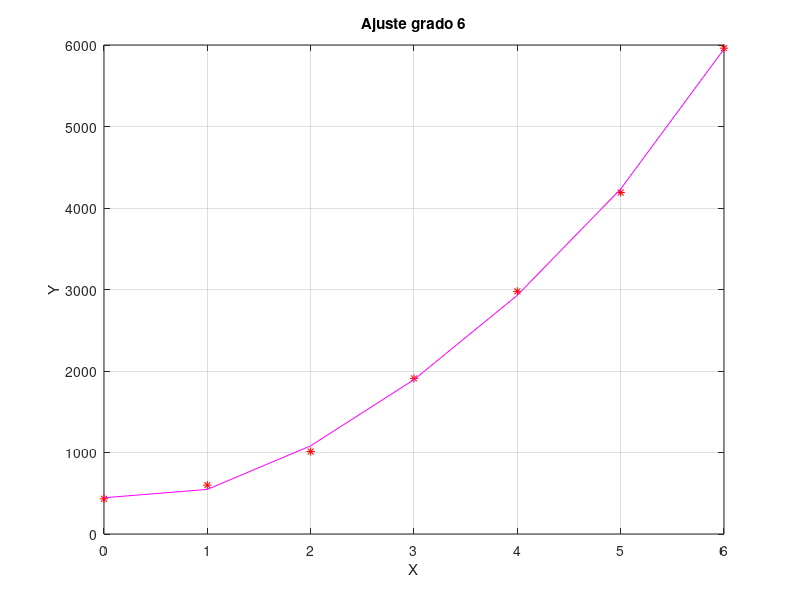
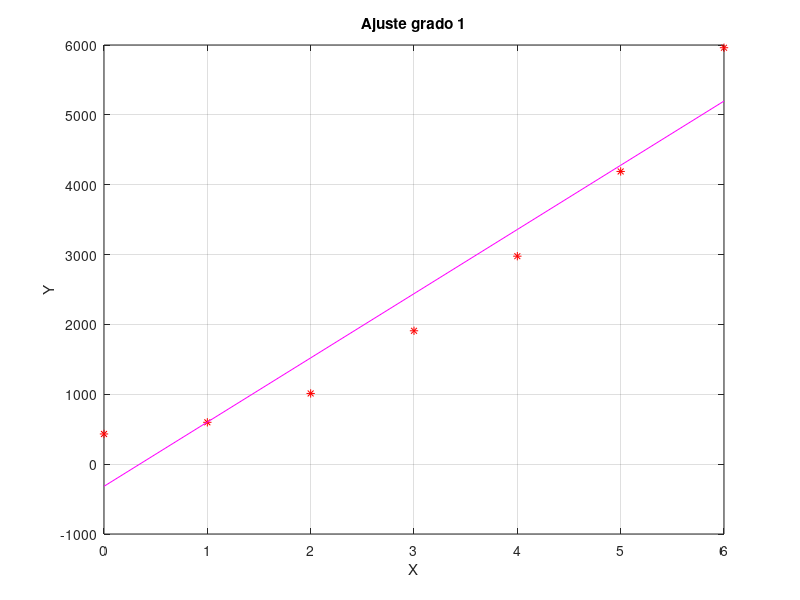
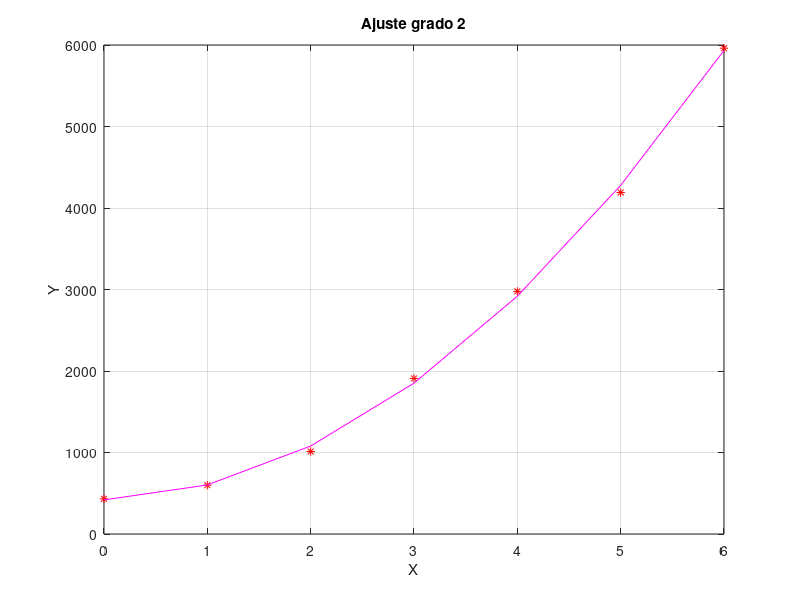
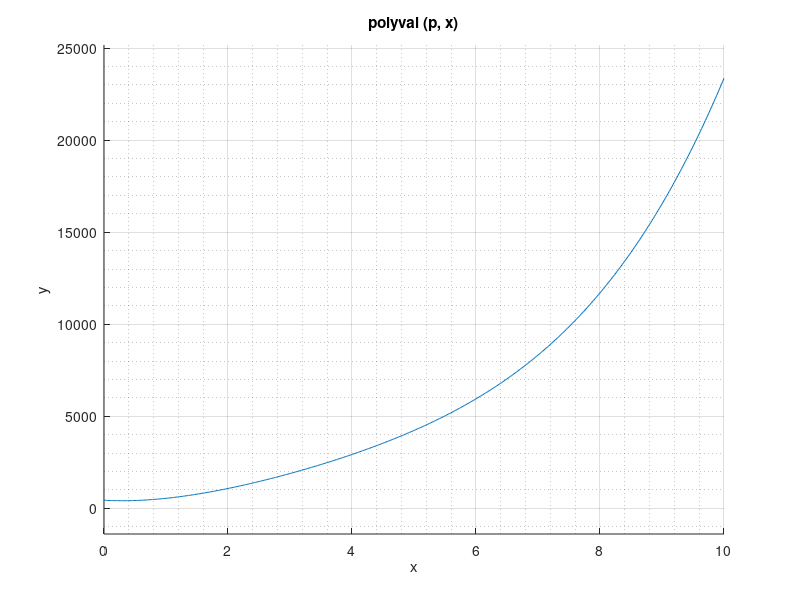

The MATLAB source for these figures, in order:
# Aproximacion por minimos cuadrados.
# Ej9TP05MC
clear all
clf
clc

 x = [0 1 2 3 4 5 6]
 y = [432 599 1012 1909 2977 4190 5961]

%a) n=6
n = 4;
p = polyfit(x,y,n);
z = polyval(p,x);
zplot =@(x) polyval(p,x);
%Grafico
format long
figure(1)
plot(x,y,'r*');
xlabel ('X')
ylabel('Y')
grid on
hold on
title('Ajuste grado 6')
plot(x, z, 'm')
hold off

%b) n=1
p1 = polyfit(x,y,1);
f1 = polyval(p1,x);
f1plot =@(x) polyval(p1,x);
figure(2)
plot(x,y,'r*');
xlabel ('X')
ylabel('Y')
grid on
hold on
title('Ajuste grado 1')
plot(x, f1, 'm')
hold off

%c) n=2
p2 = polyfit(x,y,2);
f2 = polyval(p2,x);
f2plot =@(x) polyval(p2,x);
figure(3)
plot(x,y,'r*');
xlabel ('X')
ylabel('Y')
grid on
hold on
title('Ajuste grado 2')
plot(x, f2, 'm')
hold off

%d) 
error1 = norm(y-f1)
error2 = norm(y-f2)
error6 = norm(y-z)
%el modelo mas apropiado es n=6 

%e)
figure(4)
hold on
title('Ajuste grado 4 al cabo de 20 semanas')
ezplot(zplot,[0 10])
xlabel('x')
ylabel('y')
grid on
grid minor
hold off

figure(5)
hold on
title('Ajuste grado 1 al cabo de 10 semanas')
ezplot(f1plot,[0 10])
xlabel('x')
ylabel('y')
grid on
grid minor
hold off

figure(6)
hold on
title('Ajuste grado 2 al cabo de 10 semanas')
ezplot(f2plot,[0 10])
xlabel('x')
ylabel('y')
grid on
grid minor
hold off
%Se puede observar claramente que el ajuste grado 1 o 2 es mas fiable a lo largo del tiempo

%f) 
xReal=14900;
errorRelativo6 = abs((xReal - zplot(10))/xReal);
errorRelativo2 = abs((xReal - f2plot(10))/xReal);
errorRelativo1 = abs((xReal - f1plot(10))/xReal);
erroRelativo4 = abs((xReal-zplot(10))/xReal);
error6norma = norm(xReal-zplot(10));
ecm4 = sum((y - z).^2);
%error4norma = norm(xReal-
error2norma = norm(xReal-f2plot(10));
error1norma = norm(xReal-f1plot(10));


